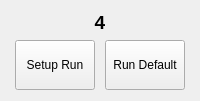
          <widget class="QWidget" name="S4Page2">
           <layout class="QGridLayout" name="gridLayout_33">
            <item row="0" column="0" colspan="2">
             <widget class="QLabel" name="casN_42">
              <property name="sizePolicy">
               <sizepolicy hsizetype="MinimumExpanding" vsizetype="Fixed">
                <horstretch>0</horstretch>
                <verstretch>0</verstretch>
               </sizepolicy>
              </property>
              <property name="minimumSize">
               <size>
                <width>0</width>
                <height>0</height>
               </size>
              </property>
              <property name="font">
               <font>
                <pointsize>14</pointsize>
                <weight>75</weight>
                <bold>true</bold>
               </font>
              </property>
              <property name="text">
               <string>4</string>
              </property>
              <property name="alignment">
               <set>Qt::AlignCenter</set>
              </property>
             </widget>
            </item>
            <item row="1" column="0" colspan="2">
             <spacer name="topVSpacer_42">
              <property name="orientation">
               <enum>Qt::Vertical</enum>
              </property>
              <property name="sizeType">
               <enum>QSizePolicy::Minimum</enum>
              </property>
              <property name="sizeHint" stdset="0">
               <size>
                <width>0</width>
                <height>0</height>
               </size>
              </property>
             </spacer>
            </item>
            <item row="2" column="0">
             <widget class="QPushButton" name="setupB_4">
              <property name="sizePolicy">
               <sizepolicy hsizetype="Fixed" vsizetype="Fixed">
                <horstretch>0</horstretch>
                <verstretch>0</verstretch>
               </sizepolicy>
              </property>
              <property name="minimumSize">
               <size>
                <width>0</width>
                <height>50</height>
               </size>
              </property>
              <property name="baseSize">
               <size>
                <width>0</width>
                <height>0</height>
               </size>
              </property>
              <property name="text">
               <string>Setup Run</string>
              </property>
             </widget>
            </item>
            <item row="2" column="1">
             <widget class="QPushButton" name="runDefault_4">
              <property name="sizePolicy">
               <sizepolicy hsizetype="Fixed" vsizetype="Fixed">
                <horstretch>0</horstretch>
                <verstretch>0</verstretch>
               </sizepolicy>
              </property>
              <property name="minimumSize">
               <size>
                <width>0</width>
                <height>50</height>
               </size>
              </property>
              <property name="sizeIncrement">
               <size>
                <width>0</width>
                <height>0</height>
               </size>
              </property>
              <property name="baseSize">
               <size>
                <width>0</width>
                <height>0</height>
               </size>
              </property>
              <property name="text">
               <string>Run Default</string>
              </property>
             </widget>
            </item>
            <item row="3" column="0" colspan="2">
             <spacer name="botVSpacer_42">
              <property name="orientation">
               <enum>Qt::Vertical</enum>
              </property>
              <property name="sizeType">
               <enum>QSizePolicy::Minimum</enum>
              </property>
              <property name="sizeHint" stdset="0">
               <size>
                <width>0</width>
                <height>0</height>
               </size>
              </property>
             </spacer>
            </item>
           </layout>
          </widget>
